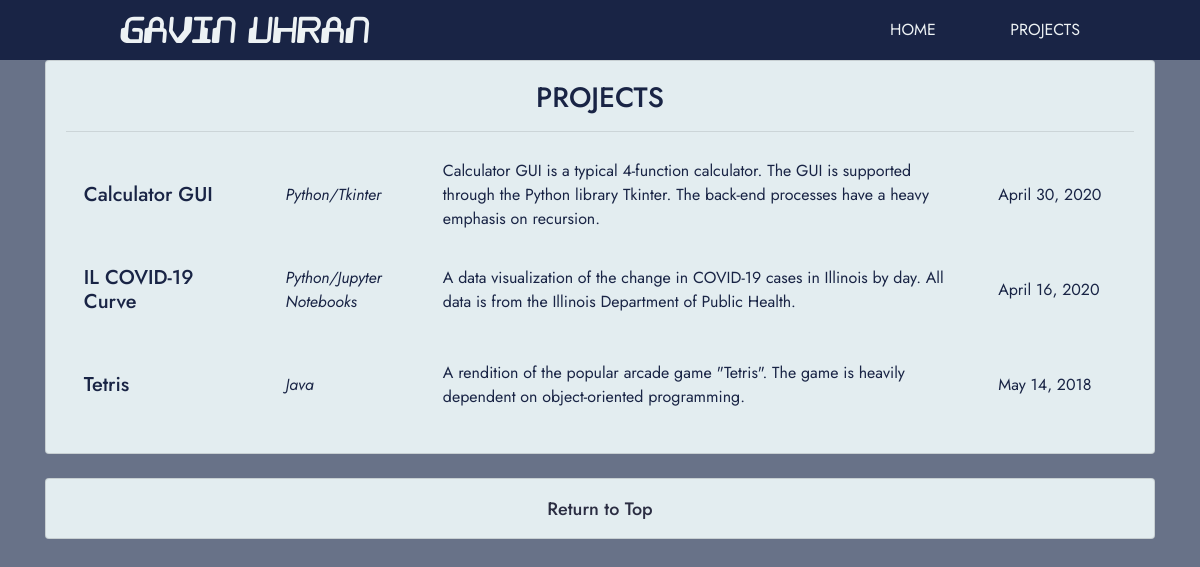
/projects/, run on the app's committed database.
### base/models.py (models this page shows, shortened)
class Project(models.Model):
    title = models.CharField(max_length=100)
    lang = models.CharField(max_length=100)
    desc = models.TextField()
    url = models.TextField(default='https://github.com/gavinuhran/')
    date = models.DateField(default=datetime.date.today)

### base/views.py (the view)
# urls.py: path('projects/', views.projects)
def projects(request):
    projects = Project.objects.all().order_by('-date')
    return render(request, 'base/projects.html', {'projects': projects})

### base/templates/base/projects.html (shortened to what this page needs)
{% load static %}
<!DOCTYPE html>
<html lang="en">
<head>
    <link href="{% static 'css/projects.css' %}" rel="stylesheet" type="text/css">
    <link href="{% static 'css/nav.css' %}" rel="stylesheet" type="text/css">
    <link href="{% static 'css/footer.css' %}" rel="stylesheet" type="text/css">
    <link rel="stylesheet" href="https://stackpath.bootstrapcdn.com/bootstrap/4.3.1/css/bootstrap.min.css">
</head>
<body style="background-color: #687288;">
    <header>
        <div class="nav-container">
            <a href="/">
                <img class="logo" src="{% static 'images/logo.png' %}" alt="Logo">
            </a>
            <nav>
                <ul>
                    <li><a class="nav-home" href="/">Home</a></li>
                    <li><a class="nav-projects" href="/projects/">Projects</a></li>
                </ul>
            </nav>
        </div>
    </header>
    <div class="container">
        <div id="projects-list" class="row">
            <div class="col-md-12">
                <div class="card card-body h-100">
                    <div class="projects-title-container">
                        <h3>Projects</h3>
                        <hr>
                    </div>
                    <div class="project-list-container">
                        {% for project in projects %}
                        <a class="project-link" href="{{ project.url }}" target="_blank">
                            <div class="project">
                                <h5 class="project-title">{{ project.title }}</h5>
                                <p class="project-lang">{{ project.lang }}</p>
                                <p class="project-desc">{{ project.desc }}</p>
                                <p class="project-update">{{ project.date }}</p>
                            </div>
                        </a>
                        {% endfor %}
                    </div>
                </div>
            </div>
        </div>
        <br>
        <div class="row">
            <div class="col-md-12">
                <div class="card card-body h-75">
                    <footer>
                        <a href="/projects/">
                            <h6 class="footer-text">Return to Top</h6>
                        </a>
                    </footer>
                </div>
            </div>
        </div>
        <br>
    </div>
</body>
</html>

### staticFiles/css/projects.css (style rules this page uses)
.card { background-color: #E3EDF0!important; min-width: 1199px; }
h3 { text-transform: uppercase; }
h3, h5, h6, p { color: #192445; font-family: Jost; }
.projects-title-container { text-align: center; }
.project { height: 95px; padding: 10px; display: grid; grid-template-columns: 15% 10% 48% 12%; grid-column-gap: 5%; align-items: center; align-content: center; justify-items: left; grid-template-areas: "title lang desc update"; }
.project-title { grid-area: title; padding-left: 5%; padding-top: 5%; text-align: left; word-wrap: break-word; }
.project-lang { grid-area: lang; padding-top: 15%; font-style: italic; word-wrap: break-word; }
.project-desc { grid-area: desc; padding-top: 3%; word-wrap: break-word; }
.project-update { padding-top: 12%; grid-area: update; }
.project-link { color: black; }

### staticFiles/css/nav.css (style rules this page uses)
.nav-container { position: -webkit-sticky; position: sticky; width: 80%; margin: 0 auto; }
header { background: #192445; }
header::after { content: ''; display: table; clear: both; }
.logo { float: left; width: 250px; height: auto; padding: 5px 0; }
nav { float: right; }
nav ul { margin: 0; padding: 0; list-style: none; }
nav li { display: inline-block; margin-left: 70px; padding-top: 18px; position: relative; }
.nav-home { float: left; }
.nav-projects { float: right; }
nav a { text-decoration: none; color: #edf2f4; text-transform: uppercase; font-family: Jost; }
nav a::before { content: ''; display: block; height: 3px; width: 100%; background: #edf2f4; position: absolute; top: 0; width: 0%; transition: all ease-in-out 250ms; }

### staticFiles/css/footer.css (style rules this page uses)
footer { padding-bottom: 1%; text-align: center; }
footer a { text-decoration: none; }
.footer-text { font-size: 18px; color: #2b2d42; }

### data on the page
Project: title "Calculator GUI", lang "Python/Tkinter", desc "Calculator GUI is a typical 4-function calculator. The GUI is supported through the Python library Tkinter. The back-end processes have a heavy emphasis on recursion.", date "April 30, 2020"
Project: title "IL COVID-19 Curve", lang "Python/Jupyter Notebooks", desc "A data visualization of the change in COVID-19 cases in Illinois by day. All data is from the Illinois Department of Public Health.", date "April 16, 2020"
Project: title "Tetris", lang "Java", desc "A rendition of the popular arcade game \"Tetris\". The game is heavily dependent on object-oriented programming.", date "May 14, 2018"
